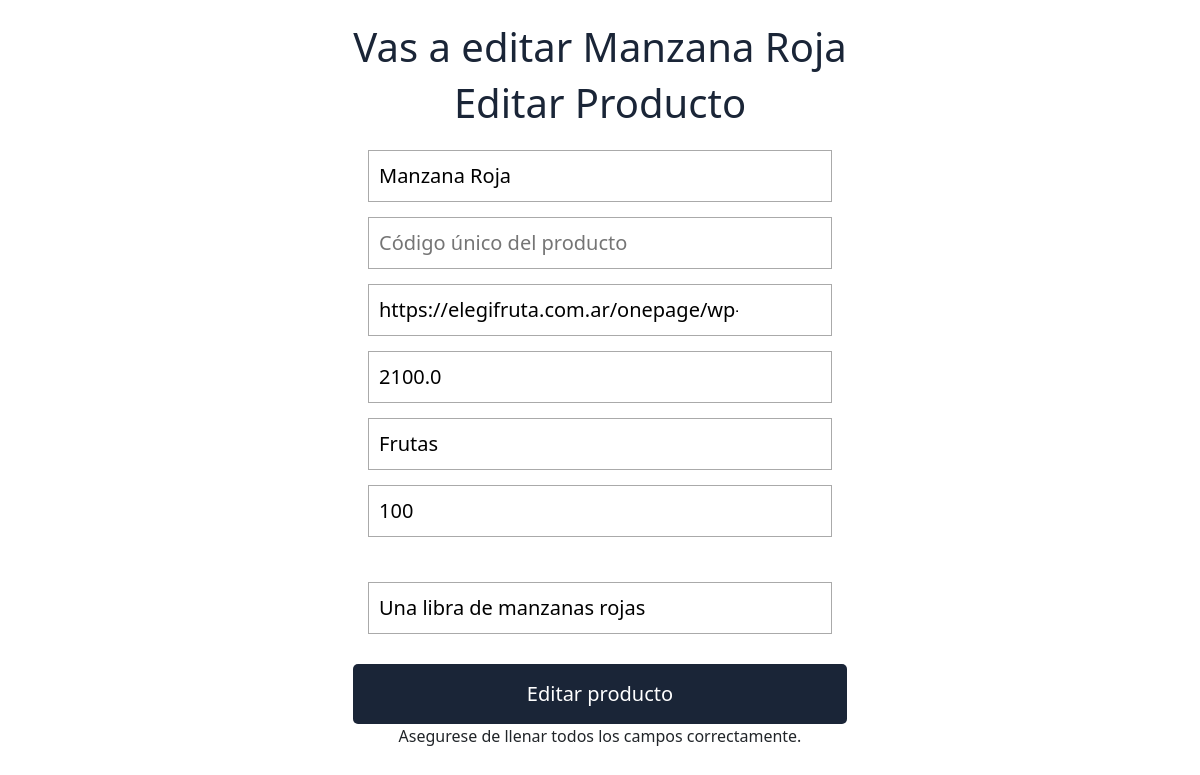
The app's page /EditarProducto/4, older data.
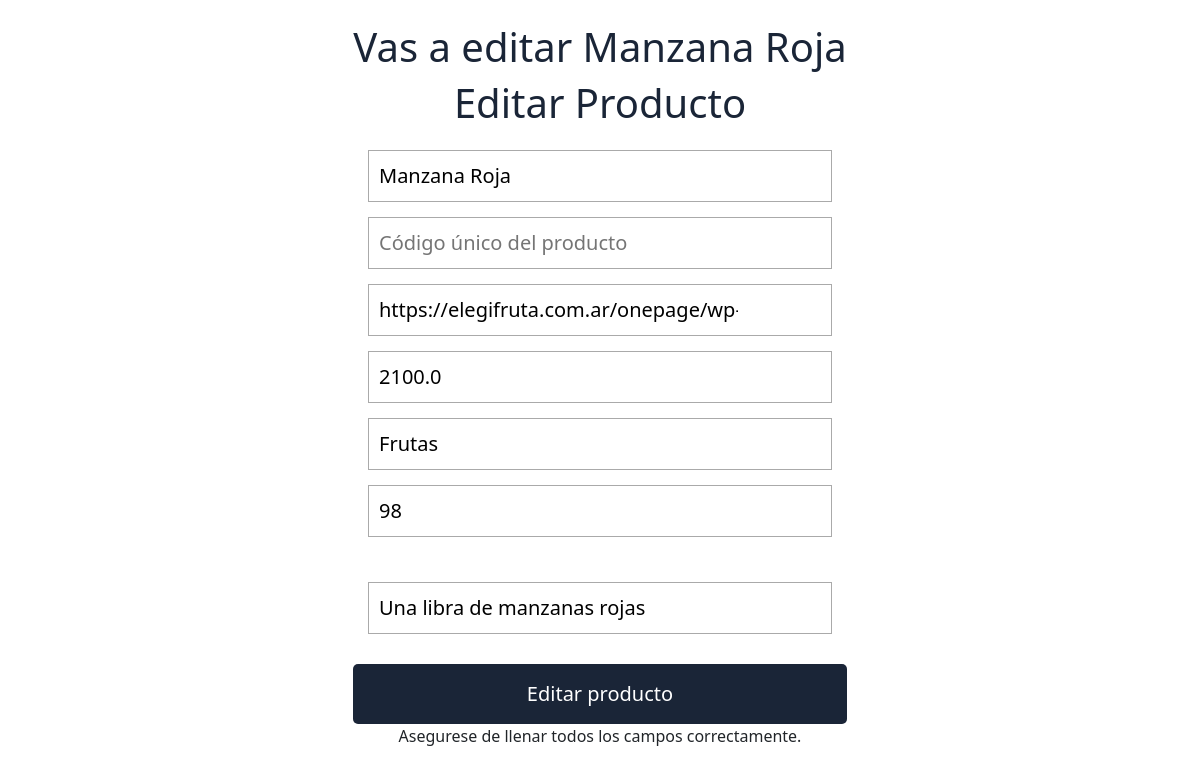
The same page, newer data.
### index.py (models this page shows)
class Producto(db.Model):
    id = db.Column(db.Integer, primary_key=True)
    nombre = db.Column(db.String(80))
    codigo = db.Column(db.String(255), unique=True)
    imagen = db.Column(db.String(300))
    precio = db.Column(db.String(80))
    categoria = db.Column(db.String(80))
    cantidad = db.Column(db.String(80))
    descripcion = db.Column(db.String(200))

### index.py (the view)
@app.route('/EditarProducto/<id>', methods=['POST', 'GET'])
def editProducto(id):
    producto = Producto.query.filter_by(id=id).first()
    if request.method == 'POST':
        producto.nombre = request.form['nombre']
        producto.codigo = request.form['codigo']
        producto.imagen = request.form['imagen']
        producto.precio = request.form['precio']
        producto.categoria = request.form['categoria']
        producto.cantidad = request.form['cantidad']
        producto.descripcion = request.form['descripcion']
        db.session.commit()
        return redirect(url_for('productos', idu=1))
    else:
        return render_template('editproducto.html', producto=producto)

### templates/editproducto.html (shortened to what this page needs)
<!DOCTYPE html>
<html lang="es">
<head>
    <link rel="stylesheet" href="https://use.fontawesome.com/releases/v5.6.3/css/all.css">
    <link rel="stylesheet" href="{{ url_for('static', filename='css/estilosLoginRegister.css') }}">
    <link href="https://cdn.jsdelivr.net/npm/bootstrap@5.1.3/dist/css/bootstrap.min.css" rel="stylesheet"
>
</head>
<body>
    <form class="formulario" action="" method="POST">
        <h1>Vas a editar {{producto.nombre}}</h1>
        <h1>Editar Producto</h1>
        <div class="contenedor" >
            <div class="input-contenedor">
                <input type="text" name="nombre" class="nombre"
                    placeholder="Nombre del producto" value="{{producto.nombre}}" autofocus required>
            </div>
            <div class="input-contenedor">
                <input type="text" name="codigo" class="codigo"
                    placeholder="Código único del producto" required>
            </div>
            <div class="input-contenedor">
                <input type="text" name="imagen" class="imagen"
                    placeholder="URL de la imagen" value="{{producto.imagen}}" required>
            </div>
            <div class="input-contenedor">
                <input type="text" name="precio" class="precio"
                    placeholder="Precio por unidad o peso" value="{{producto.precio}}" required>
            </div>
            <div class="input-contenedor">
                <input type="text" name="categoria" class="categoria"
                    placeholder="Categoria" value="{{producto.categoria}}" required>
            </div>
            <div class="input-contenedor">
                <input type="number" name="cantidad" class="cantidad"
                    placeholder="Catidad en inventario" value="{{producto.cantidad}}" required>
            </div>
        </div>
        <div class="contenedor" >
            <div class="input-contenedor">
                <input type="text" name="descripcion" class="descripcion" required
                    placeholder="Breve descripcion del producto" value="{{producto.descripcion}}">
            </div>
        </div>
        <input type="submit" value="Editar producto" class="button">
        <p>Asegurese de llenar todos los campos correctamente.</p>
    </form>
</body>
</html>

### static/css/estilosLoginRegister.css (style rules this page uses)
body { font-family: Arial, Helvetica, sans-serif; }
.contenedor { width: 100%; padding: 15px; }
.formulario { background: rgb(255, 255, 255); margin-top: 150px; padding: 3px; }
h1 { text-align: center; color: #1a2537; font-size: 40px; }
input[type="text"], input[type="password"], input[type="email"], input[type="number"], input[type="month"] { font-size: 20px; width: 82%; padding: 10px; border: none; }
.input-contenedor { margin-bottom: 15px; border: 1px solid #aaa; }
.button { border: none; width: 100%; color: white; font-size: 20px; background: #1a2537; padding: 15px 20px; border-radius: 5px; cursor: pointer; }
p { text-align: center; }
@media (min-width:768px) { .formulario { margin: auto; width: 500px; margin-top: 20px; border-radius: 2%; } }

Row changes from the older to the newer data that the page shows:
changed Producto "Manzana Roja": cantidad "100" → "98"
